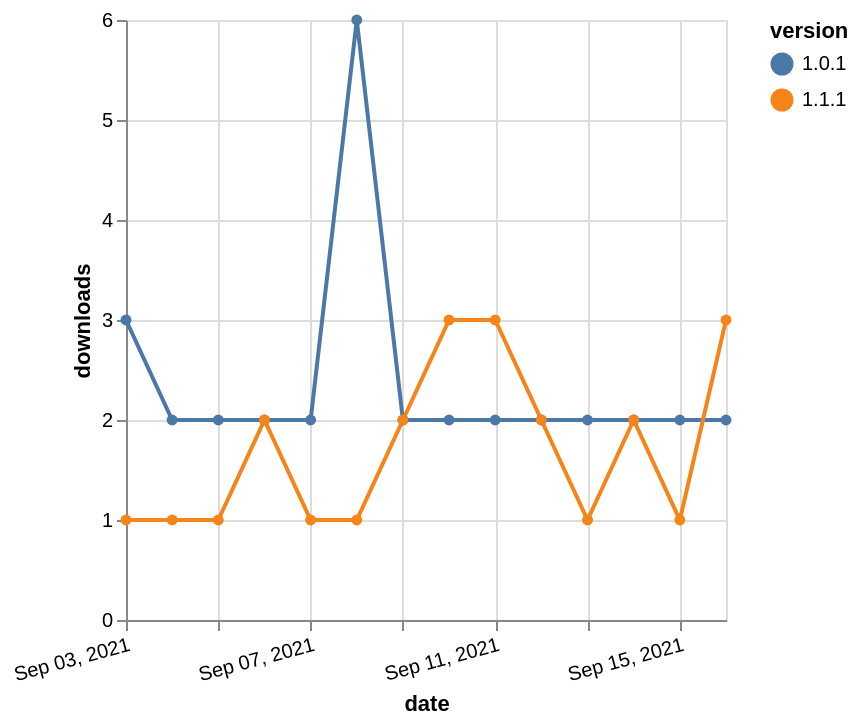

Write a Vega-Lite specification for this figure.
### Vega-Lite specification from a JSON file in a GitHub repository (floating-point values rounded to 4 significant figures)
{"$schema": "https://vega.github.io/schema/vega-lite/v5.json", "description": "A simple bar chart with embedded data.", "data": {"values": [{"date": "2021-09-03", "total": 3411, "delta": 3, "version": "1.0.1"}, {"date": "2021-09-04", "total": 3413, "delta": 2, "version": "1.0.1"}, {"date": "2021-09-05", "total": 3415, "delta": 2, "version": "1.0.1"}, {"date": "2021-09-06", "total": 3417, "delta": 2, "version": "1.0.1"}, {"date": "2021-09-07", "total": 3419, "delta": 2, "version": "1.0.1"}, {"date": "2021-09-08", "total": 3425, "delta": 6, "version": "1.0.1"}, {"date": "2021-09-09", "total": 3427, "delta": 2, "version": "1.0.1"}, {"date": "2021-09-10", "total": 3429, "delta": 2, "version": "1.0.1"}, {"date": "2021-09-11", "total": 3431, "delta": 2, "version": "1.0.1"}, {"date": "2021-09-12", "total": 3433, "delta": 2, "version": "1.0.1"}, {"date": "2021-09-13", "total": 3435, "delta": 2, "version": "1.0.1"}, {"date": "2021-09-14", "total": 3437, "delta": 2, "version": "1.0.1"}, {"date": "2021-09-15", "total": 3439, "delta": 2, "version": "1.0.1"}, {"date": "2021-09-16", "total": 3441, "delta": 2, "version": "1.0.1"}, {"date": "2021-09-03", "total": 578, "delta": 1, "version": "1.1.1"}, {"date": "2021-09-04", "total": 579, "delta": 1, "version": "1.1.1"}, {"date": "2021-09-05", "total": 580, "delta": 1, "version": "1.1.1"}, {"date": "2021-09-06", "total": 582, "delta": 2, "version": "1.1.1"}, {"date": "2021-09-07", "total": 583, "delta": 1, "version": "1.1.1"}, {"date": "2021-09-08", "total": 584, "delta": 1, "version": "1.1.1"}, {"date": "2021-09-09", "total": 586, "delta": 2, "version": "1.1.1"}, {"date": "2021-09-10", "total": 589, "delta": 3, "version": "1.1.1"}, {"date": "2021-09-11", "total": 592, "delta": 3, "version": "1.1.1"}, {"date": "2021-09-12", "total": 594, "delta": 2, "version": "1.1.1"}, {"date": "2021-09-13", "total": 595, "delta": 1, "version": "1.1.1"}, {"date": "2021-09-14", "total": 597, "delta": 2, "version": "1.1.1"}, {"date": "2021-09-15", "total": 598, "delta": 1, "version": "1.1.1"}, {"date": "2021-09-16", "total": 601, "delta": 3, "version": "1.1.1"}]}, "width": "container", "mark": {"type": "line", "point": {"filled": true}}, "encoding": {"x": {"field": "date", "type": "temporal", "timeUnit": "yearmonthdate", "title": "date", "axis": {"labelAngle": -15}}, "y": {"field": "delta", "type": "quantitative", "title": "downloads"}, "color": {"field": "version", "type": "nominal"}, "tooltip": {"field": "delta"}}}
